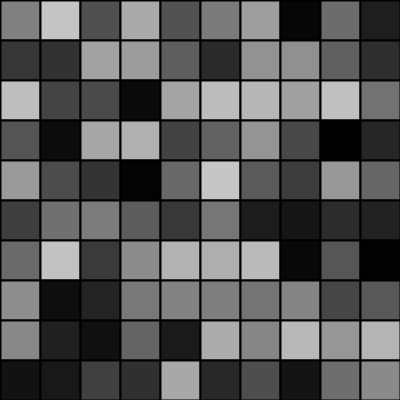
Frame 1 (no input)
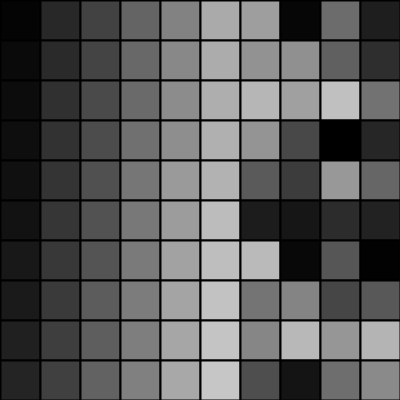
Frame 60 (the mouse pressed at the canvas centre just before this capture)
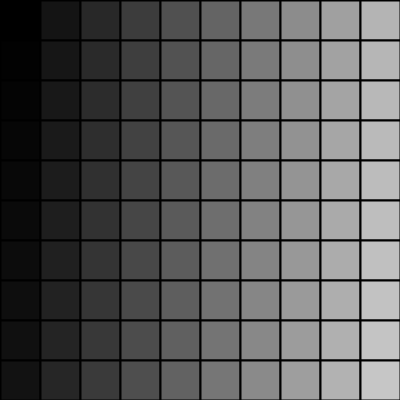
Frame 120 (the mouse held since frame 60 and released just before this capture)

The Processing sketch that drew these frames (run headless with seeded random() and noise(); from frame 60 on, the mouse is pressed at the canvas centre):

// Processing sketch: processing_81292
// ── processing_81292.pde

/* title: eylul_iscen_A3_Q1
 description: create an animation that visualizes a sorting algorithm
 created: November, 2012
 by:Ozgun Eylul Iscen
 */

//create global variables
int [] myNumbers = new int [100]; //holds the numbers 

int temp;
Square [] [] matrix; //declare a 2d array (cols and rows) to hold Square objects
int cols=10; //columns of the matrix to be displayed
int rows=10; //rows of the matrix to be displayed
int insert; //variable used in insertion sort
int i = 1; // used as the loop iterator variable for sorting


//set the initials
void setup () {
  size (400, 400);  //set the size 
  matrix=new Square [cols] [rows]; // initialize the matrix of Square objects

  //loop over the rows and columns of the matrix in the nested for loop
  for (int k=0; k <cols; k++) {
    for (int l=0; l<rows; l++) {
      matrix [k][l]=new Square (k*40, l*40, 40, 40, 255); //initialize each of the Square instances in the matrix
    }
  }//end nested loop

  // fill the myNumbers array with ordered integers first from 0 to 99 (so 100 values in total) 
  for (int i=0; i<=99; i++) {
    myNumbers[i] = i;
  }

  shuffle(myNumbers);// call shuffle function to randomize the order within myNumbers array
} // end setup

//call the draw method type of void
void draw () {
  frameRate(15); //set the framerate (assing lower value to observe the animation of sorting slower)
  background (255); //update the background
  //loop over the cols and rows in nested loop
  for (int k=0; k<cols; k++) {
    for (int l=0; l<rows; l++) {
      matrix [k][l].setColor(myNumbers[l + k*rows]*2); //set the color of the Square's with the 
      //corresponding number in the myNumbers array
      matrix [k][l].display(); //call the display function of each Square in the matrix
    }
  }

  //create an algorithm for insertion sort
  if (i <myNumbers.length) //iterate over the length of myNumbers
  {
    int moveItem = i;  //declare a variable to initialize the location where to insert the value
    int insert = myNumbers[i]; //declare variable insert to hold the temporary values to insert while the other values are moved
    //search for a place to put the value with while statement
    while (moveItem > 0 && myNumbers[moveItem-1] > insert)  //while the value is larger than 0 and the value to be inserted 
    {
      myNumbers[moveItem] = myNumbers[moveItem -1];  //shift the value right one slot
      moveItem=moveItem-1;
    } //end while

    myNumbers[moveItem] = insert;  //place the inserted value
    i++; //increment loop variable
  } //end if
}

void shuffle(int[]a) // function to shuffle the numbers in an array so that they are in random order
{
  int temp; //variable to store the value of current position 
  int pick; //variable to hold the picked value 
  for (int i=0;i<a.length;i++) { //iterate over the elements of given array
    pick  = (int)random(a.length); // picks a rondom position in the array
    temp = a[i]; // stores the value of current position
    a[i] = a[pick]; // copies picked value into current position
    a[pick]= temp; // store original value in picked position
  }
}

/*note: For sorting algorithm, I looked at some exercises in the chapter 'Sorting:A Deeper Look' 
 from the book'How To Program C' written by Deitel&Deitel (2007).
 */
/**
 *  Square.pde
 *  Created by Ozgun Eylul Iscen
 *  Nov, 2012
 *  Class to create a matrix made of squares all over the canvas
 *  defines attributes xpos, ypos, width, height, and color
 *  defines setColor and display methods
 */


// create a class identified as Sqaure to create a matrix with squares all over the canvas
class Square {
  
  float xpos, ypos;  //x and y location
  float w,h;  //width and height
  color c; //color
  
  //has one constructor with defined with arguments
  Square (float tempXpos, float tempYpos, float tempW, float tempH, color tempC) {
    //the constructor rewritten to incorporate multiple argumetns by using temporary local variables
    xpos=tempXpos;
    ypos=tempYpos;
    w=tempW;
    h=tempH;
    c=tempC;
  } //end constructor
  
  //the Square class has two methods (setColor and display)
  void setColor( int col)  //create a function identified as setColor
  {
    c = col; // set the color of the square
  } //end setColor
  
  void display () {  //create a function identified as display
    stroke (0);  //turn on stroke function
    strokeWeight (2); //set stroke thickness to 2
    fill (c);  //fill with variable c 
    rect (xpos, ypos,w,h); // //render the rectangle at xpos, ypos coordinates with w on x axis and h on y axis
  } //end display
} //end class 
